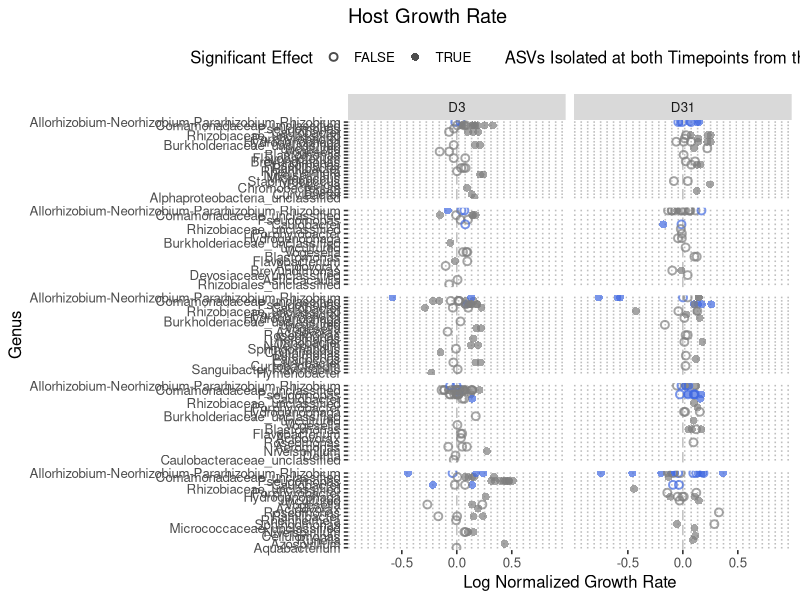
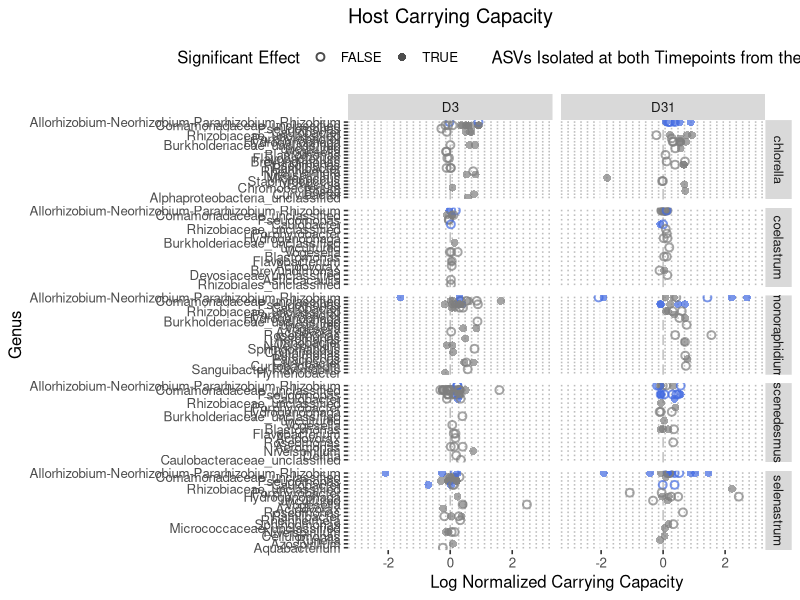
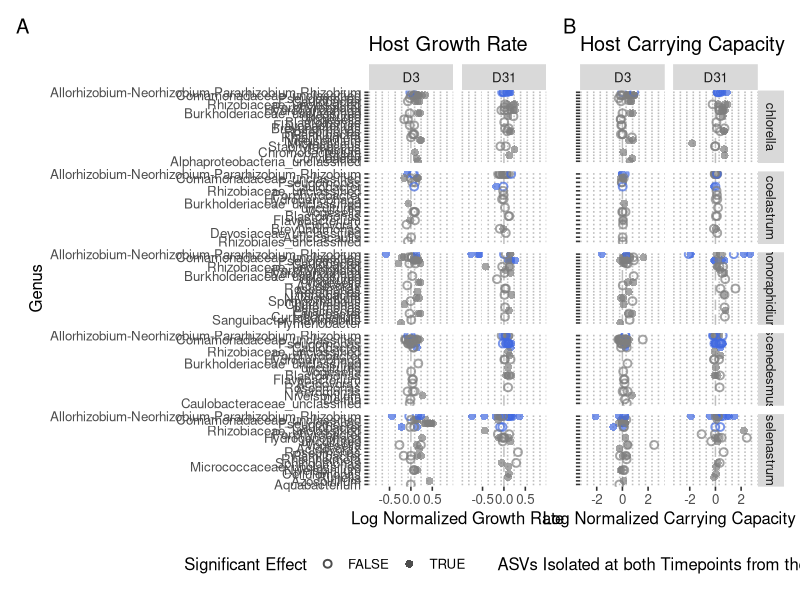
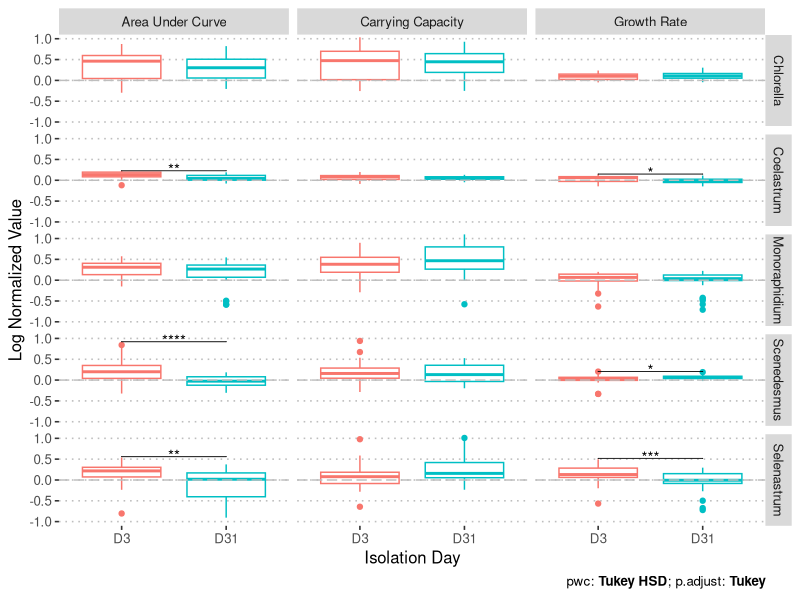
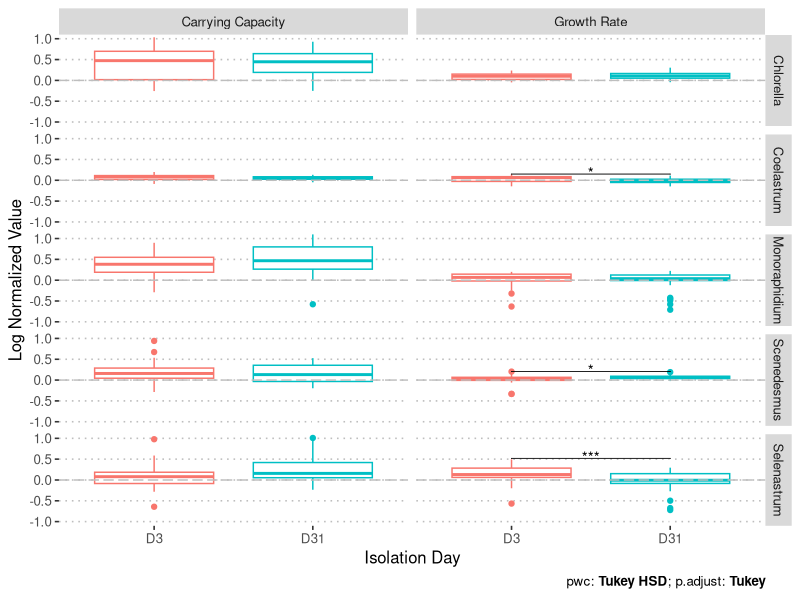
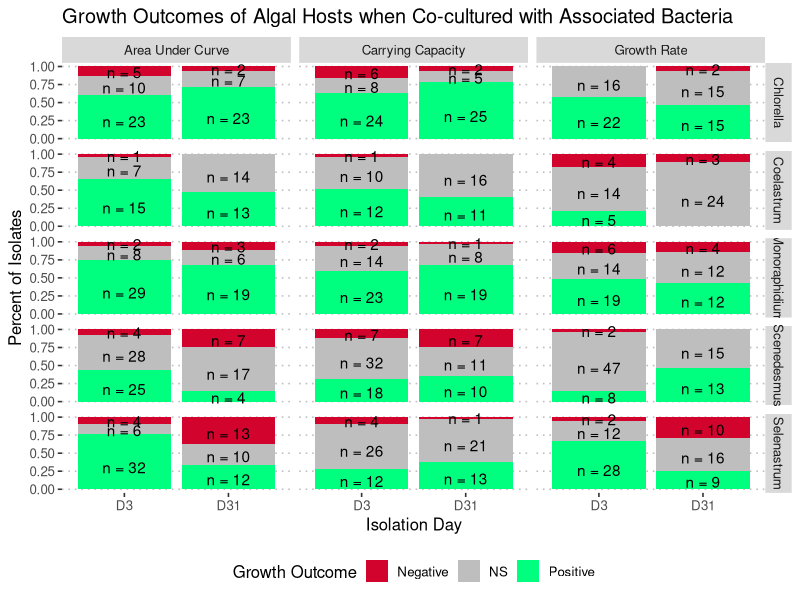
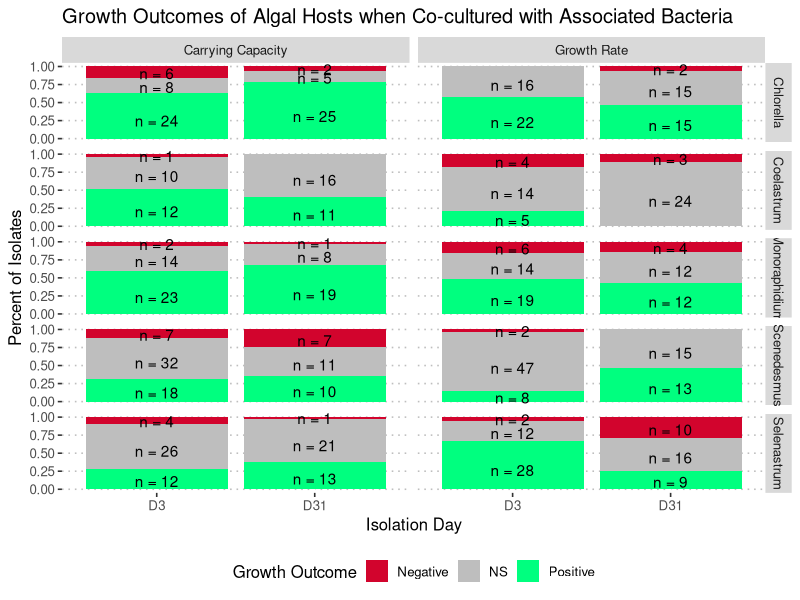
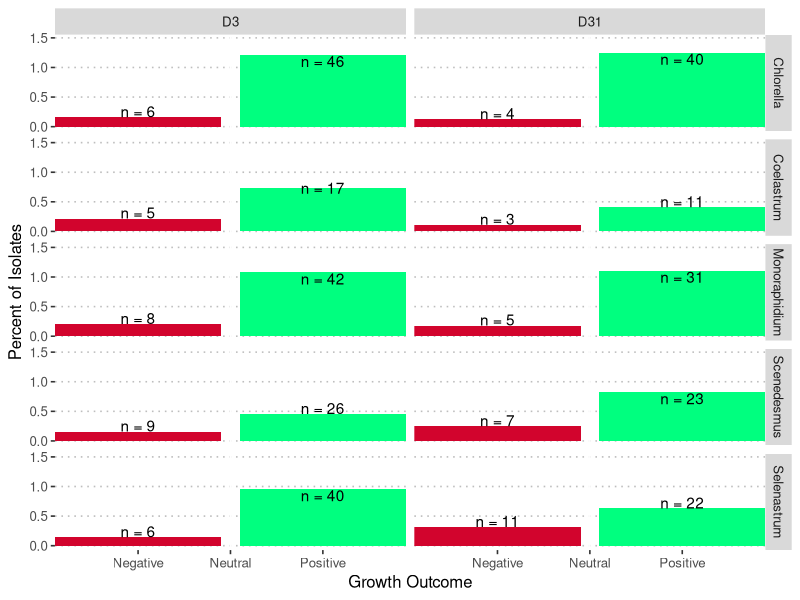

Write R code to recreate these figures, in order.
### This script uses collection_tax_data.csv and logistic_mod_stats_normCoefs.csv to build figure 2

##### Libraries ####
library(tidyverse)
library(ggpubr)
library(patchwork)
library(rstatix)
#### Read in Data from Master ####
colors <- read.csv("./csv_files/colors.csv")|>
  mutate(host_species = str_to_lower(hostLong))|>
  select(host_species, color)

contaminates <- read.csv("./fig1/Isolate_contamination_report.csv") |>
  mutate(asv = str_replace(string = asv, pattern = "0+", replacement = '')) |>
  filter(phylum == "Bacteroidota" | phylum == "Firmicutes")
 
stats_meanCoefs <- read.csv("./csv_files/collection_tax_data_pureOnly.csv") |>
  mutate(asv = str_replace(string = asv, pattern = "0+", replacement = ''),
         order = factor(parse_number(asv)),
         isolation_day = ifelse(str_detect(Isolate, "D31|DF|S"), "D31", "D3"),
         mean_logNormGR = log(mean_normGR)) |>
  #distinct(exact_isolate, .keep_all = T) |>
  distinct(Isolate, .keep_all = T)|>
  #anti_join(contaminates, by = "asv") |>
  arrange(order, desc = TRUE) 

stats_pure_meanCoefs <- filter(stats_meanCoefs, mixed == F)

long_data <- stats_meanCoefs |>
  mutate(host_species = str_to_title(host_species)) |>
  group_by(host_species, isolation_day) |>
  pivot_longer(c(mean_logNormGR, mean_logNormCC, log_auc_norm), names_to = "growth_metric", values_to = "value") |>
  select(Isolate, host_species, isolation_day, growth_metric, value) |>
  mutate(growth_metric = case_when(growth_metric == "log_auc_norm" ~ "Area Under Curve",
                                   growth_metric == "mean_logNormCC" ~ "Carrying Capacity",
                                   growth_metric == "mean_logNormGR" ~ "Growth Rate")) 
  
sig_from_zero <- long_data |>
  group_by(growth_metric, host_species, isolation_day) |>
  get_summary_stats(value, type = "mean_sd") |>
  mutate(t_stat = (mean - 0)/(sd/n),
         df = n-1, 
         pval = 2*pt(abs(t_stat), df, lower.tail = F),
         padj = p.adjust(pval, method = "fdr")) |>
  add_significance("padj")

tukey_hsd <- long_data |>
  group_by(growth_metric, host_species) |>
  tukey_hsd(value ~ isolation_day) |>
  add_significance("p.adj") |>
  add_xy_position(x = "isolation_day", scales = "free_y") 

tukey_hsd_noauc <- long_data |>
  filter(! growth_metric == "Area Under Curve") |>
  group_by(growth_metric, host_species) |>
  tukey_hsd(value ~ isolation_day) |>
  add_significance("p.adj") |>
  add_xy_position(x = "isolation_day", scales = "free_y") 

effects_boxplot <- stats_meanCoefs |>
  mutate(host_species = str_to_title(host_species)) |>
  group_by(host_species, isolation_day) |>
  pivot_longer(c(mean_logNormGR, mean_logNormCC, log_auc_norm), names_to = "growth_metric", values_to = "value") |>
  select(Isolate, host_species, isolation_day, growth_metric, value) |>
  mutate(growth_metric = case_when(growth_metric == "log_auc_norm" ~ "Area Under Curve",
                                   growth_metric == "mean_logNormCC" ~ "Carrying Capacity",
                                   growth_metric == "mean_logNormGR" ~ "Growth Rate")) |>
  ggplot(aes(x = isolation_day, y = value, color = isolation_day)) +
  geom_boxplot(show.legend = F) +
  #ylim(-1, 1) +
  coord_cartesian(ylim = c(-1,1)) + 
  facet_grid(host_species ~ growth_metric) +
  ylab("Log Normalized Value") +
  xlab("Isolation Day") +
  geom_hline(yintercept = 0, color = "grey", linetype = "longdash") +
  stat_pvalue_manual(tukey_hsd,
                     label = "p.adj.signif",
                     tip.length = 0,
                     hide.ns = T) +
  labs(caption = get_pwc_label(tukey_hsd)) +
  theme_pubclean()

effects_boxplot_noauc <- stats_meanCoefs |>
  mutate(host_species = str_to_title(host_species)) |>
  group_by(host_species, isolation_day) |>
  pivot_longer(c(mean_logNormGR, mean_logNormCC, log_auc_norm), names_to = "growth_metric", values_to = "value") |>
  select(Isolate, host_species, isolation_day, growth_metric, value) |>
  mutate(growth_metric = case_when(growth_metric == "log_auc_norm" ~ "Area Under Curve",
                                   growth_metric == "mean_logNormCC" ~ "Carrying Capacity",
                                   growth_metric == "mean_logNormGR" ~ "Growth Rate")) |>
  filter(growth_metric != "Area Under Curve") |>
  ggplot(aes(x = isolation_day, y = value, color = isolation_day)) +
  geom_boxplot(show.legend = F) +
  #ylim(-1, 1) +
  coord_cartesian(ylim = c(-1,1)) + 
  facet_grid(host_species ~ growth_metric) +
  ylab("Log Normalized Value") +
  xlab("Isolation Day") +
  geom_hline(yintercept = 0, color = "grey", linetype = "longdash") +
  stat_pvalue_manual(tukey_hsd_noauc,
                     label = "p.adj.signif",
                     tip.length = 0,
                     hide.ns = T) +
  labs(caption = get_pwc_label(tukey_hsd_noauc)) +
  theme_pubclean()

png(filename = "./fig2/effects_barplot.png",
    res = 450,
    type = "cairo",
    units = "in",
    width = 8,
    height = 8) 
effects_boxplot
dev.off()

png(filename = "./fig2/effects_barplot_noauc.png",
    res = 450,
    type = "cairo",
    units = "in",
    width = 8,
    height = 8) 
effects_boxplot_noauc
dev.off()
#### Categorical Growth Impact Figure based on CC, GR, AUC ####
summary_data <- stats_meanCoefs |>
  group_by(host_species,isolation_day) |>
  #Check to see if oversampled ASVs lead to bias. They do not.
  #distinct(asv, grEffect, ccEffect, Effect) |>
  summarise(n_pos_gr = sum(grEffect == "Positive")/n(),
            n_0_gr = sum(grEffect == "Not Significant")/n(),
            n_neg_gr = sum(grEffect == "Negative")/n(),
            n_pos_cc = sum(ccEffect == "Positive")/n(),
            n_0_cc = sum(ccEffect == "Not Significant")/n(),
            n_neg_cc = sum(ccEffect == "Negative")/n(),
            n_pos_auc = sum(Effect == "Positive")/n(),
            n_neg_auc = sum(Effect == "Negative")/n(),
            n_0_auc = sum(Effect == "Not Significant")/n(),
            n_pos = sum(c(n_pos_gr,n_pos_cc)),
            n_neg = sum(c(n_neg_gr, n_neg_cc)),
            n_0 = sum(c(n_0_gr,n_0_cc)),
            total = n()
            ) |>
  mutate(host_species = str_to_title(host_species)) |>
  pivot_longer(!host_species &! isolation_day & !total, names_to = "growth_outcome", values_to = "percent") |>
  mutate(number = round(percent * total),
         label = paste("n =", number),
         metric = case_when(str_detect(growth_outcome, "gr") ~ "Growth Rate",
                            str_detect(growth_outcome, "cc") ~ "Carrying Capacity",
                            str_detect(growth_outcome, "auc") ~ "Area Under Curve",
                            T ~ "Total"),
         growth_outcome = case_when(str_detect(growth_outcome, "n_pos") ~ "Positive",
                                    str_detect(growth_outcome, "n_neg") ~ "Negative",
                                    str_detect(growth_outcome, "n_0") ~ "NS"))

impact_barplot <-  summary_data |>
  filter(metric == "Total") |>
  ggplot(aes(x = growth_outcome, y = percent, fill = growth_outcome)) +
  geom_col(position = "dodge", show.legend = F) +
  facet_grid(host_species ~ isolation_day) +
  scale_x_discrete("Growth Outcome", 
                   limits = c("Negative", "Neutral" , "Positive")) +
  geom_text(aes(label = label),  vjust = "inward") +
  ylab("Percent of Isolates") +
  scale_fill_manual(values = c("Neutral" = "gray", "Positive" = "springgreen", "Negative" = "#D2042D")) +
  theme_pubclean() 

impact_barplot_sep <-  summary_data |>
  filter(metric %in% c("Growth Rate", "Carrying Capacity", "Area Under Curve"), number > 0) |>
  ggplot(aes(x = isolation_day, y = percent, fill = growth_outcome)) +
  geom_col(position = "stack", show.legend = T) +
  facet_grid(host_species ~ metric) +
  #scale_x_discrete("Growth Outcome", limits = c("Negative","NS","Positive")) +
  scale_x_discrete("Isolation Day", limits = c("D3","D31")) +
  geom_text(aes(label = label), position = position_stack(vjust = 0.4)) +
  ylab("Percent of Isolates") +
  scale_fill_manual(values = c("NS" = "gray", "Positive" = "springgreen", "Negative" = "#D2042D"), "Growth Outcome") +
  theme_pubclean() +
  theme(legend.position = "bottom",
        legend.justification = "center") +
  labs(title = "Growth Outcomes of Algal Hosts when Co-cultured with Associated Bacteria")

impact_barplot_sep_noauc <-  summary_data |>
  filter(metric %in% c("Growth Rate", "Carrying Capacity"), number > 0) |>
  ggplot(aes(x = isolation_day, y = percent, fill = growth_outcome)) +
  geom_col(position = "stack", show.legend = T) +
  facet_grid(host_species ~ metric) +
  #scale_x_discrete("Growth Outcome", limits = c("Negative","NS","Positive")) +
  scale_x_discrete("Isolation Day", limits = c("D3","D31")) +
  geom_text(aes(label = label), position = position_stack(vjust = 0.4)) +
  ylab("Percent of Isolates") +
  scale_fill_manual(values = c("NS" = "gray", "Positive" = "springgreen", "Negative" = "#D2042D"), "Growth Outcome") +
  theme_pubclean() +
  theme(legend.position = "bottom",
        legend.justification = "center") +
  labs(title = "Growth Outcomes of Algal Hosts when Co-cultured with Associated Bacteria")

png(filename = "./fig2/isolate_impact_barplot_sep.png",
    res = 450,
    type = "cairo",
    units = "in",
    width = 8,
    height = 8)
impact_barplot_sep 
dev.off()

png(filename = "./fig2/isolate_impact_barplot_sep_noauc.png",
    res = 450,
    type = "cairo",
    units = "in",
    width = 8,
    height = 8)
impact_barplot_sep_noauc
dev.off()

png(filename = "./fig2/isolate_impact_barplot.png",
    res = 450,
    type = "cairo",
    units = "in",
    width = 6,
    height = 8)
impact_barplot
dev.off()



##### Supplemental Figure #####
#### Faceted Plots ####
grPlot_facet <- stats_pure_meanCoefs |>
  mutate(significant = ifelse(pGR_greater <= 0.05 |
                                pGR_less <= 0.05, T, F)) |>
  distinct(growthrate, .keep_all =TRUE) |>
  group_by(asv,host_species) |>
  mutate(distinct_day = as.character(n_distinct(isolation_day))) |>
  ggplot(aes(
    x = logNormGR,
    y = fct_reorder(Genus,desc(order)),
    shape = significant,
    color = distinct_day
  )) +
  geom_vline(aes(xintercept = 0), color = "grey", linetype = "longdash") +
  geom_point(size = 2, alpha = 0.7,stroke = 1) +
  scale_shape_manual(values = c(1, 16), "Significant Effect")+
  facet_grid(host_species ~ isolation_day, scales = "free_y") +
  #log of coculture growthrate/axenic growthrate
  labs(x = "Log Normalized Growth Rate",
       y = "Genus",
       title = "Host Growth Rate") +
  xlim(-0.9,0.9) +
  scale_color_manual(values = c("2" = "royalblue"), "ASVs Isolated at both Timepoints from the Same Host") +
  theme_pubclean() +
  theme(
    strip.background.y = element_blank(),
    strip.text.y = element_blank()
  )

grPlot_facet


ccPlot_facet <- stats_pure_meanCoefs |>
  mutate(significant = ifelse(pGR_greater <= 0.05 |
                                pGR_less <= 0.05, T, F)) |>
  distinct(growthrate, .keep_all =TRUE) |>
  group_by(asv,host_species) |>
  mutate(distinct_hosts = as.character(n_distinct(host_species)),
         distinct_day = as.character(n_distinct(isolation_day))) |>
  ggplot(aes(
    x = logNormCC,
    y = fct_reorder(Genus,desc(order)),
    shape = significant,
    color = distinct_day
  )) +
  geom_vline(aes(xintercept = 0), color = "grey", linetype = "longdash") +
  geom_point(size = 2, alpha = 0.7, stroke = 1) +
  scale_shape_manual(values = c(1, 16), "Significant Effect")+
  facet_grid(host_species ~ isolation_day, scales = "free_y") +
  #log of coculture growthrate/axenic growthrate
  labs(x = "Log Normalized Carrying Capacity",
       y = "Genus",
       title = "Host Carrying Capacity") +
  xlim(-3, 3) +
  scale_color_manual(values = c("2" = "royalblue"), "ASVs Isolated at both Timepoints from the Same Host") +
  # scale_color_manual(values = c("5" = "#D2042D",
  #                               "4" = "#E1AD01",
  #                               "3" = "green",
  #                               "2" = "royalblue",
  #                               "1" = "black"), "ASVs Shared by Hosts") +
  theme_pubclean()
ccPlot_facet


final_plot <-
  (grPlot_facet | (ccPlot_facet + lapply(c("y.text","ylab"),rremove))) +
  plot_annotation(tag_levels = "A") + 
  plot_layout(guides = 'collect') &
  theme(legend.position = "bottom",
        legend.justification = "center")

final_plot
png(filename = "./fig2/GR,CC Isolate Impacts on Host.png",
    res = 450,
    type = "cairo",
    units = "in",
    width = 14,
    height = 12)
final_plot
dev.off()
